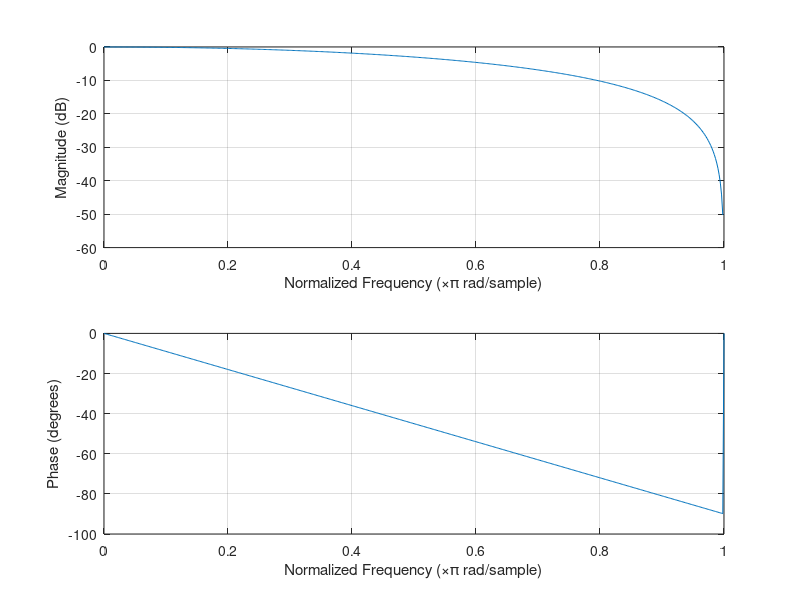
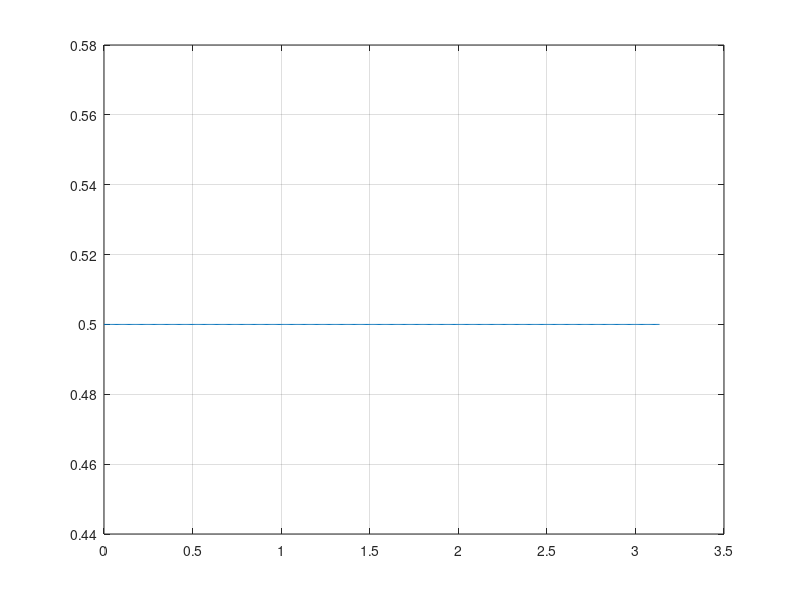

Source code (MATLAB) for these figures, in order:
%FIR
%in barname baraye mohase filter FIR ast.baraye ejra evaluate cell ra
%bezanid.
clc
clear all
close all
Wp=0.3*pi/20;
Ws=0.4*pi/20;
Rp=0.19;
Rs=0.2;
[N,Wn]=buttord(Wp,Ws,Rp,Rs);
b = fir1(N,Wn);
figure(1);
freqz(b,1)
figure(2);
grpdelay(b)
